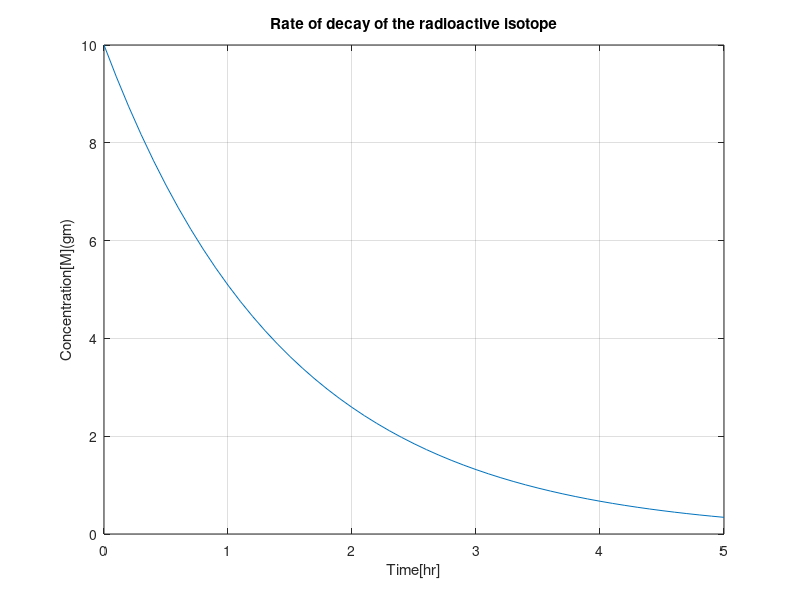

MATLAB code for this plot:
%{
 Aditya Chaudhari ENGR 1250-008 04/04/20
 Plots the graph by theoritical plot. 
Variables:
c=initial concentration(grams)
decay=rate of decay of isotope(hours)
%}

clear
clc
close all

figure('color','w');

%Initializing variables
c=10;
decay=1.48;

time=[0:0.1:5];

%calculates the temperature
m= c*exp(-time/decay);

%plotting the graph
plot(time,m)

%Giving title
title('Rate of decay of the radioactive isotope')

%labelling the axis
xlabel('Time[hr]')
ylabel('Concentration[M](gm)')

%grid to be displayed
grid on

%setting axis
axis([0 5 0 10])